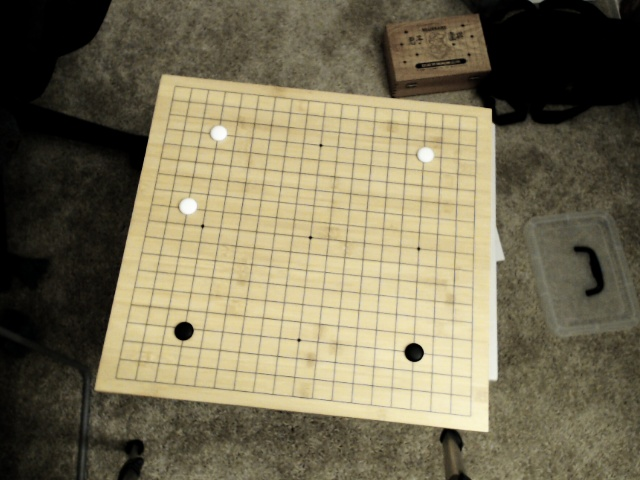
#> input picture barn_desat_0p5.jpg, 640 x 480 px
$ python oldlinedetect.py barn_desat_0p5.jpg
#> lines starting #> are read from the running program, lines starting #| are printed output that depends on the picture; after the words box and inside, x2 and y2 are one past the last pixel; in counts of white or black regions, pixels touching at a corner belong together
"""
@file morph_lines_detection.py
@brief Use morphology transformations for extracting horizontal and vertical lines sample code
"""
import numpy as np
import sys
import cv2 as cv
def show_wait_destroy(winname, img):
    cv.imshow(winname, img)
    cv.moveWindow(winname, 500, 0)
    cv.waitKey(0)
    cv.destroyWindow(winname)
def main(argv):
    # [load_image]
    # Check number of arguments
    if len(argv) < 1:
        print ('Not enough parameters')
        print ('Usage:\nmorph_lines_detection.py < path_to_image >')
        return -1
    # Load the image
    src = cv.imread(argv[0], cv.IMREAD_COLOR)
#> src is the input picture: shape (480, 640, 3); mean B, G, R 86.5, 112.1, 120
    # Check if image is loaded fine
    if src is None:
        print ('Error opening image: ' + argv[0])
        return -1
    # Show source image
    cv.imshow("src", src)
    # [load_image]
    # [gray]
    # Transform source image to gray if it is not already
    if len(src.shape) != 2:
        gray = cv.cvtColor(src, cv.COLOR_BGR2GRAY)
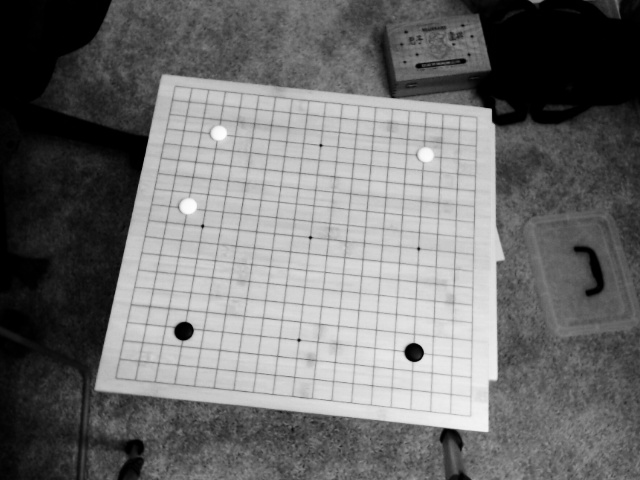
#> gray: shape (480, 640); min 0, max 254, mean 111.6
    else:
        gray = src
    # Show gray image
    show_wait_destroy("gray", gray)
    # [gray]
    # [bin]
    # Apply adaptiveThreshold at the bitwise_not of gray, notice the ~ symbol
    gray = cv.bitwise_not(gray)
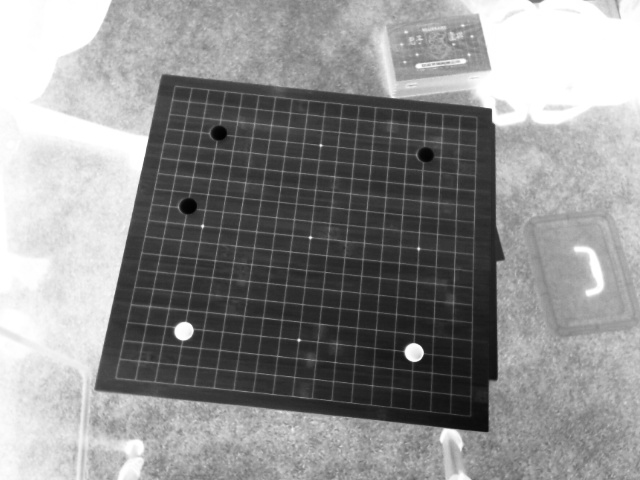
#> gray: shape (480, 640); min 1, max 255, mean 143.4
    bw = cv.adaptiveThreshold(gray, 255, cv.ADAPTIVE_THRESH_MEAN_C, \
                                cv.THRESH_BINARY, 15, -2)
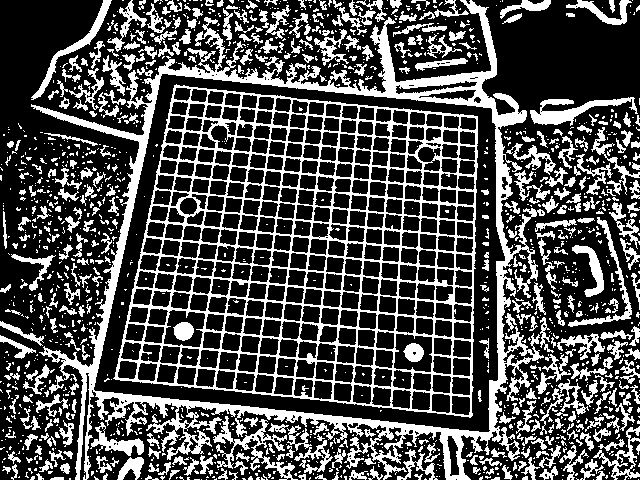
#> bw: shape (480, 640); 29.9% white; 1496 white regions (1095 under 20 px), largest, box (x1, y1, x2, y2) and area: (113, 84, 478, 418) 25749, (31, 0, 545, 480) 23404, (213, 416, 298, 480) 1240
    # Show binary image
    show_wait_destroy("binary", bw)
    # [bin]
    # [init]
    # Create the images that will use to extract the horizontal and vertical lines
    horizontal = np.copy(bw)
    vertical = np.copy(bw)
    # [init]
    # [horiz]
    # Specify size on horizontal axis
    cols = horizontal.shape[1]
#> cols = 640
    horizontal_size = cols // 30
#> horizontal_size = 21
    # Create structure element for extracting horizontal lines through morphology operations
    horizontalStructure = cv.getStructuringElement(cv.MORPH_RECT, (horizontal_size, 1))
    # Apply morphology operations
    horizontal = cv.erode(horizontal, horizontalStructure)
#> horizontal: shape (480, 640); 1.7% white; 419 white regions (402 under 20 px), largest, box (x1, y1, x2, y2) and area: (105, 393, 483, 436) 1385, (168, 70, 486, 106) 1034, (392, 72, 487, 86) 475
    horizontal = cv.dilate(horizontal, horizontalStructure)
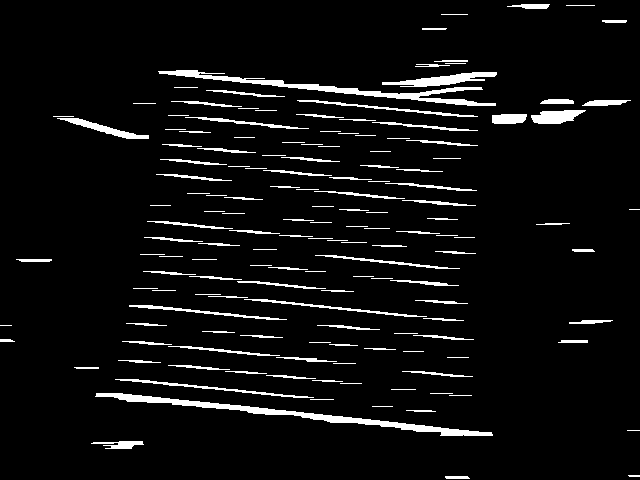
#> horizontal: shape (480, 640); 5.7% white; 152 white regions (3 under 20 px), largest, box (x1, y1, x2, y2) and area: (95, 393, 493, 436) 2265, (158, 70, 496, 106) 1939, (382, 72, 497, 87) 782
    # Show extracted horizontal lines
    show_wait_destroy("horizontal", horizontal)
    # [horiz]
    # [vert]
    # Specify size on vertical axis
    rows = vertical.shape[0]
#> rows = 480
    verticalsize = rows // 30
#> verticalsize = 16
    # Create structure element for extracting vertical lines through morphology operations
    verticalStructure = cv.getStructuringElement(cv.MORPH_RECT, (1, verticalsize))
    # Apply morphology operations
    vertical = cv.erode(vertical, verticalStructure)
#> vertical: shape (480, 640); 2.9% white; 332 white regions (284 under 20 px), largest, box (x1, y1, x2, y2) and area: (89, 82, 158, 411) 1399, (492, 106, 508, 261) 656, (497, 269, 505, 382) 569
    vertical = cv.dilate(vertical, verticalStructure)
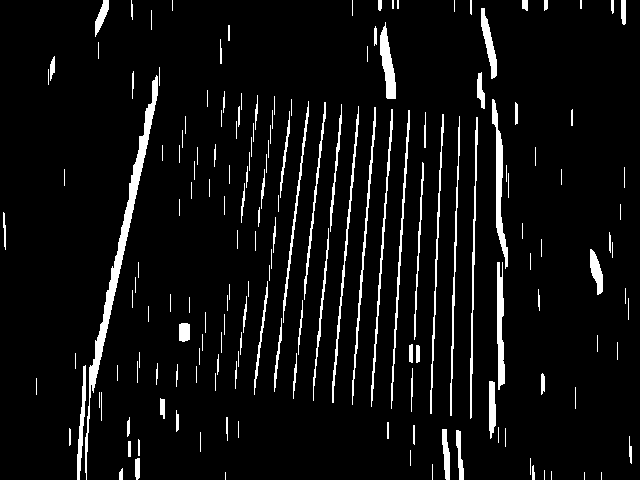
#> vertical: shape (480, 640); 6.1% white; 172 white regions (78 under 20 px), largest, box (x1, y1, x2, y2) and area: (85, 75, 158, 480) 2580, (492, 99, 508, 269) 926, (497, 262, 505, 390) 734
    # Show extracted vertical lines
    show_wait_destroy("vertical", vertical)

    bwv = cv.adaptiveThreshold(vertical, 255, cv.ADAPTIVE_THRESH_MEAN_C, \
                                cv.THRESH_BINARY, 15, -2)
    bwh = cv.adaptiveThreshold(horizontal, 255, cv.ADAPTIVE_THRESH_MEAN_C, \
                                cv.THRESH_BINARY, 15, -2)
    show_wait_destroy("and", bwv+bwh)
#> in show_wait_destroy (call 5), `cv.imshow(winname, img)`:
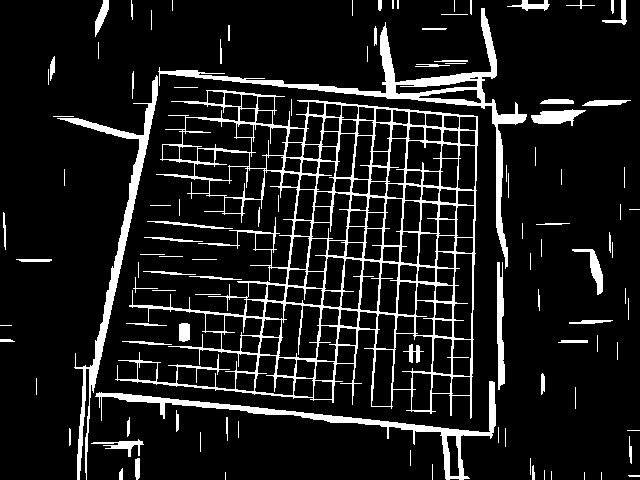
#> window 'and': shape (480, 640); min 0, max 255, mean 28.7

    # [vert]
    # [smooth]
    # Inverse vertical image
    vertical = cv.bitwise_not(vertical)
    show_wait_destroy("vertical_bit", vertical)
    '''
    Extract edges and smooth image according to the logic
    1. extract edges
    2. dilate(edges)
    3. src.copyTo(smooth)
    4. blur smooth img
    5. smooth.copyTo(src, edges)
    '''
    # Step 1
    edges = cv.adaptiveThreshold(vertical, 255, cv.ADAPTIVE_THRESH_MEAN_C, \
                                cv.THRESH_BINARY, 3, -2)
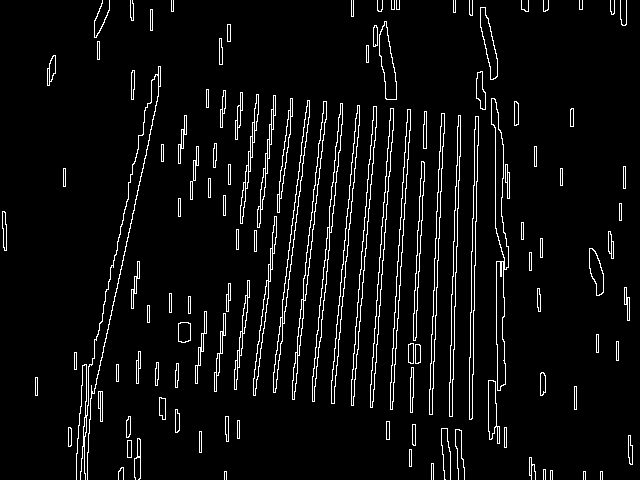
#> edges: shape (480, 640); 5.4% white in thin lines or dots
    show_wait_destroy("edges", edges)
    # Step 2
    kernel = np.ones((2, 2), np.uint8)
    edges = cv.dilate(edges, kernel)
    show_wait_destroy("dilate", edges)
    # Step 3
    smooth = np.copy(vertical)
    # Step 4
    smooth = cv.blur(smooth, (2, 2))
    # Step 5
    (rows, cols) = np.where(edges != 0)
    vertical[rows, cols] = smooth[rows, cols]
    # Show final result
    show_wait_destroy("smooth - final", vertical)
    # [smooth]
    return 0
if __name__ == "__main__":
    main(sys.argv[1:])

$ run again, on evaluation_grid.jpg
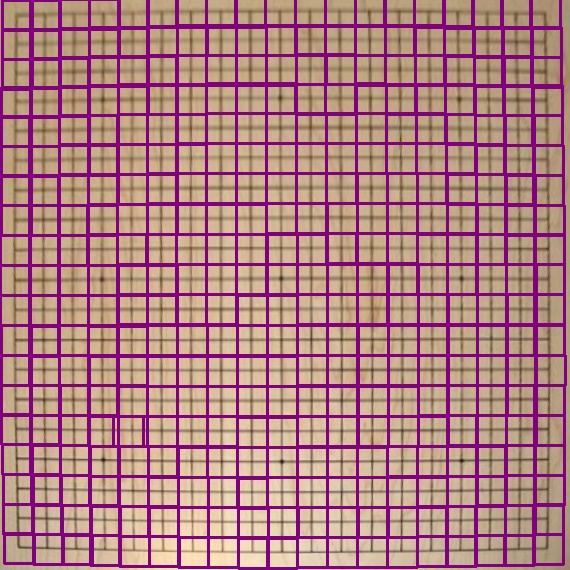
#> input picture evaluation_grid.jpg, 570 x 570 px
#> in main, src is the input picture: shape (570, 570, 3); mean B, G, R 131.5, 128.4, 176.9
#> in main, `bw = cv.adaptiveThreshold(gray, 255, cv.ADAPTIVE_THRESH_MEAN_C, \ cv.T..`:
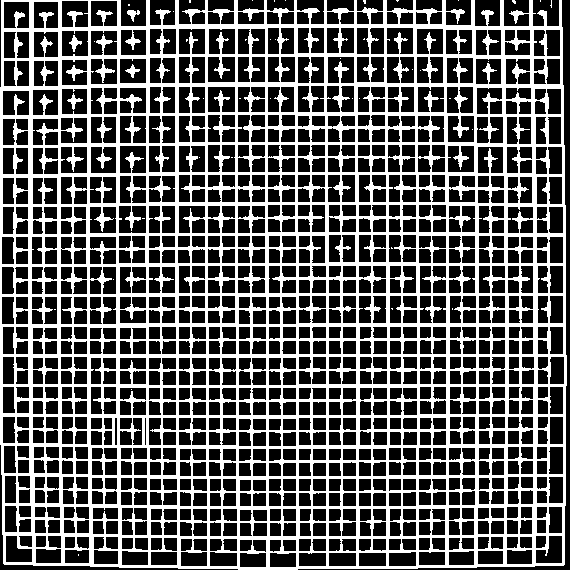
#> bw: shape (570, 570); 35.4% white; 44 white regions (39 under 20 px), largest, box (x1, y1, x2, y2) and area: (0, 0, 567, 570) 114599, (69, 35, 82, 52) 91, (67, 93, 83, 110) 88, (125, 64, 140, 78) 79, (127, 10, 140, 22) 75
#> in main, `edges = cv.adaptiveThreshold(vertical, 255, cv.ADAPTIVE_THRESH_MEAN_C,..`:
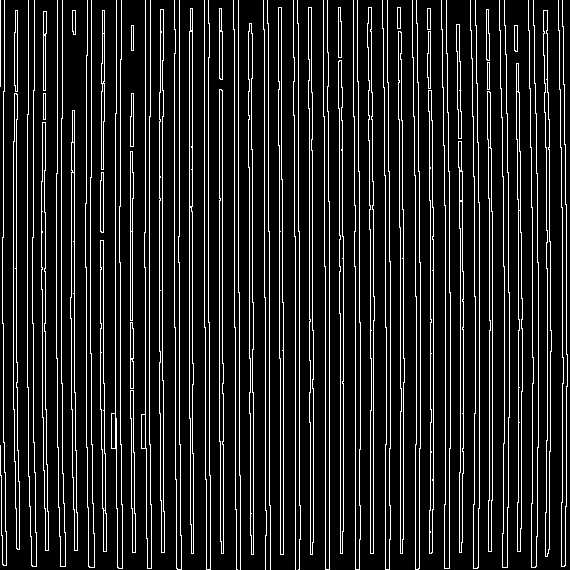
#> edges: shape (570, 570); 13.4% white in thin lines or dots

$ run again, on go2.jpg
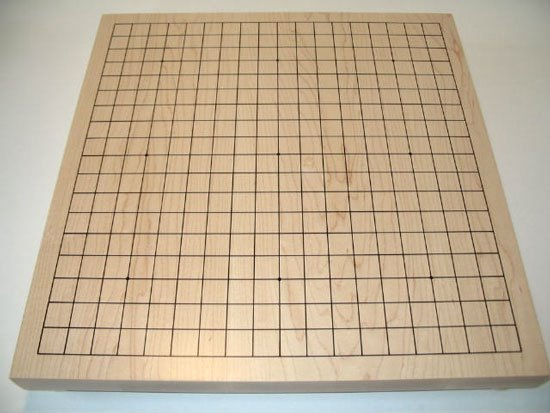
#> input picture go2.jpg, 550 x 413 px
#> in main, src is the input picture: shape (413, 550, 3); mean B, G, R 149.9, 175, 192.7
#> in main, `bw = cv.adaptiveThreshold(gray, 255, cv.ADAPTIVE_THRESH_MEAN_C, \ cv.T..`:
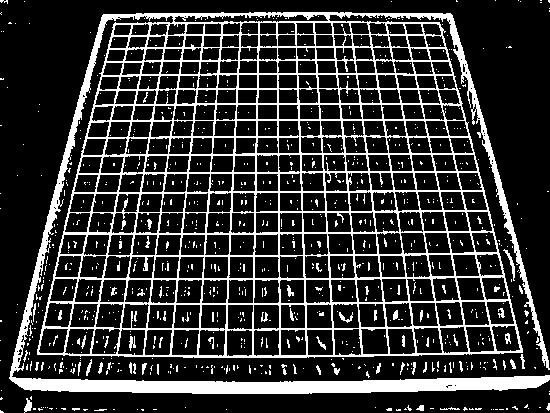
#> bw: shape (413, 550); 19.8% white; 895 white regions (831 under 20 px), largest, box (x1, y1, x2, y2) and area: (9, 12, 550, 394) 39969, (503, 249, 515, 281) 91, (24, 398, 32, 413) 70
#> in main, `edges = cv.adaptiveThreshold(vertical, 255, cv.ADAPTIVE_THRESH_MEAN_C,..`:
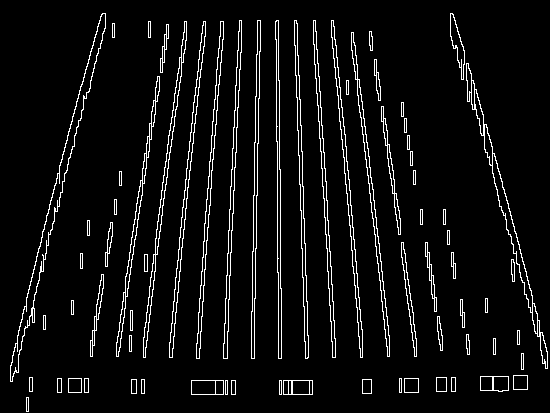
#> edges: shape (413, 550); 5.9% white in thin lines or dots
